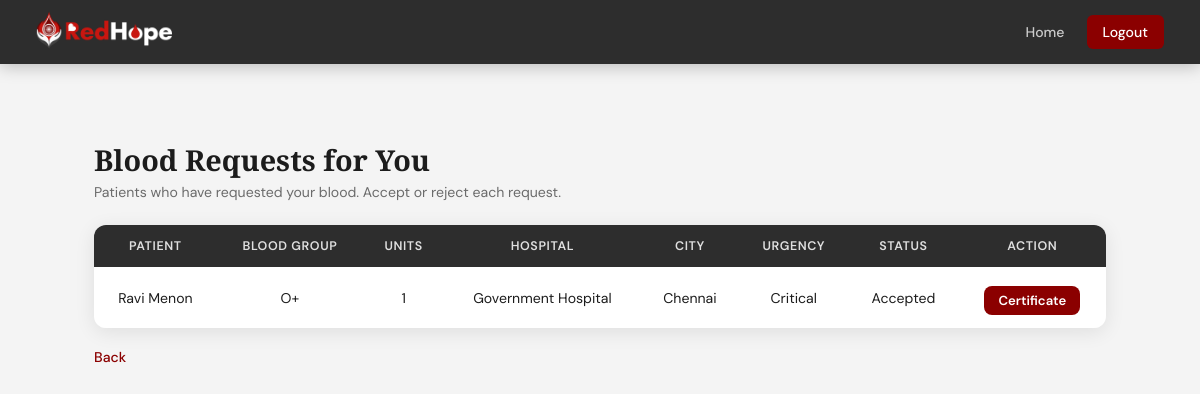
Page /donor_notifications (signed in) on the earlier database version.
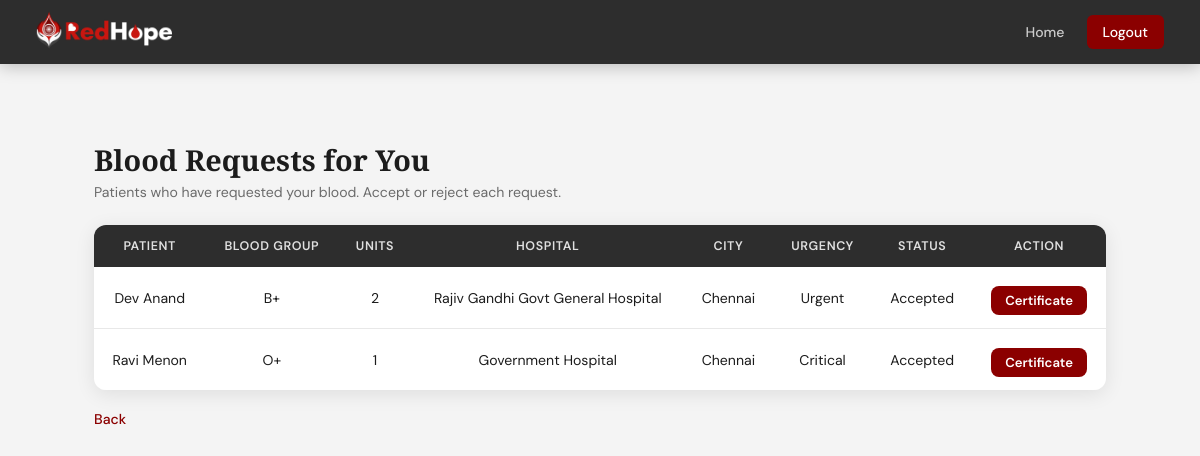
Same page on the later database version.
### tables this page shows
CREATE TABLE blood_requests (
        match_id INTEGER PRIMARY KEY AUTOINCREMENT,
        request_id INTEGER,
        donor_id INTEGER,
        match_date TIMESTAMP DEFAULT CURRENT_TIMESTAMP,
        match_status TEXT DEFAULT 'Pending',
        FOREIGN KEY (request_id) REFERENCES patient_requests(request_id),
        FOREIGN KEY (donor_id) REFERENCES users(id)
    );

CREATE TABLE users (
        id INTEGER PRIMARY KEY AUTOINCREMENT,
        full_name TEXT NOT NULL,
        email TEXT UNIQUE NOT NULL,
        password TEXT NOT NULL,
        role TEXT NOT NULL,
        phone TEXT,
        city TEXT,
        created_at TIMESTAMP DEFAULT CURRENT_TIMESTAMP
    , latitude REAL, longitude REAL);

CREATE TABLE patient_requests (
        request_id INTEGER PRIMARY KEY AUTOINCREMENT,
        patient_id INTEGER,
        blood_group_needed TEXT NOT NULL,
        units_required INTEGER,
        hospital_name TEXT,
        city TEXT,
        urgency_level TEXT,
        request_date TIMESTAMP DEFAULT CURRENT_TIMESTAMP,
        status TEXT DEFAULT 'Pending', required_time TEXT,
        FOREIGN KEY (patient_id) REFERENCES users(id)
    );

### app.py (the view)
@app.route('/donor_notifications')
def donor_notifications():
    if 'user_id' not in session or session.get('role') != 'Donor':
        return redirect('/login')
    conn = create_connection()
    cursor = conn.cursor()
    cursor.execute("""
        SELECT u.full_name, u.phone, pr.blood_group_needed, pr.units_required,
               pr.hospital_name, pr.city, pr.urgency_level, pr.request_date,
               br.match_status, pr.status, br.match_id
        FROM blood_requests br
        JOIN patient_requests pr ON br.request_id = pr.request_id
        JOIN users u ON pr.patient_id = u.id
        WHERE br.donor_id = ?
        ORDER BY pr.request_date DESC
    """, (session['user_id'],))
    notifications = cursor.fetchall()
    conn.close()
    return render_template('donor_notifications.html', notifications=notifications)

### database.py (called while the page is built)
def create_connection():
    conn = sqlite3.connect("redhope.db")
    return conn

### templates/donor_notifications.html
{% extends 'base.html' %}
{% block content %}
<div class="inner-page">
<div class="table-page" style="padding-top: 20px;">
    <h1>Blood Requests for You</h1>
    <p class="page-sub">Patients who have requested your blood. Accept or reject each request.</p>
    {% if notifications %}
    <div class="table-wrapper">
    <table class="data-table">
        <thead>
            <tr>
                <th>Patient</th><th>Blood Group</th><th>Units</th>
                <th>Hospital</th><th>City</th><th>Urgency</th><th>Status</th><th>Action</th>
            </tr>
        </thead>
        <tbody>
            {% for n in notifications %}
            <tr>
                <td>{{ n[0] }}</td>
                <td>{{ n[2] }}</td>
                <td>{{ n[3] }}</td>
                <td>{{ n[4] }}</td>
                <td>{{ n[5] }}</td>
                <td>{{ n[6] }}</td>
                <td>{{ n[8] }}</td>
                <td>
                    {% if n[8] == 'Pending' %}
                    <a href="/respond_request/{{ n[10] }}/accept" class="btn btn-primary" style="width:auto; padding:6px 14px; font-size:0.82rem; margin-right:4px;">Accept</a>
                    <a href="/respond_request/{{ n[10] }}/reject" class="btn btn-secondary" style="width:auto; padding:6px 14px; font-size:0.82rem;">Reject</a>
                    {% elif n[8] == 'Accepted' %}
                    <a href="/certificate/{{ n[10] }}" class="btn btn-primary" style="width:auto; padding:6px 14px; font-size:0.82rem;">Certificate</a>
                    {% else %}
                    {{ n[8] }}
                    {% endif %}
                </td>
            </tr>
            {% endfor %}
        </tbody>
    </table>
    </div>
    {% else %}
    <p>No requests received yet.</p>
    {% endif %}
    <a href="javascript:history.back()" class="back-link">Back</a>
</div>
</div>
{% endblock %}

Differences in the rows shown:
added blood_requests: full_name "Dev Anand", blood_group_needed "B+", units_required "2", hospital_name "Rajiv Gandhi Govt General Hospital", city "Chennai", urgency_level "Urgent", match_status "Accepted"
